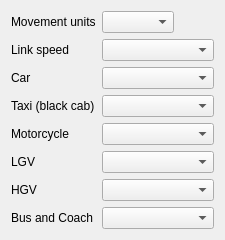
                    <widget class="QWidget" name="page_veh_eft">
                     <layout class="QFormLayout" name="formLayout_2">
                      <item row="0" column="0">
                       <widget class="QLabel" name="label_fcb_rd_v_eft_units">
                        <property name="text">
                         <string>Movement units</string>
                        </property>
                       </widget>
                      </item>
                      <item row="0" column="1">
                       <layout class="QHBoxLayout" name="horizontalLayout_2">
                        <item>
                         <widget class="QComboBox" name="fcb_rd_v_eft_units"/>
                        </item>
                        <item>
                         <spacer name="horizontalSpacer_3">
                          <property name="orientation">
                           <enum>Qt::Horizontal</enum>
                          </property>
                          <property name="sizeHint" stdset="0">
                           <size>
                            <width>40</width>
                            <height>20</height>
                           </size>
                          </property>
                         </spacer>
                        </item>
                       </layout>
                      </item>
                      <item row="1" column="0">
                       <widget class="QLabel" name="label_rd_v_eft_link_speed">
                        <property name="text">
                         <string>Link speed</string>
                        </property>
                       </widget>
                      </item>
                      <item row="1" column="1">
                       <widget class="QgsFieldComboBox" name="fcb_rd_v_eft_link_speed"/>
                      </item>
                      <item row="2" column="0">
                       <widget class="QLabel" name="label_rd_v_eft_n_car">
                        <property name="text">
                         <string>Car</string>
                        </property>
                       </widget>
                      </item>
                      <item row="2" column="1">
                       <widget class="QgsFieldComboBox" name="fcb_rd_v_eft_n_car"/>
                      </item>
                      <item row="3" column="0">
                       <widget class="QLabel" name="label_rd_v_eft_n_taxi">
                        <property name="text">
                         <string>Taxi (black cab)</string>
                        </property>
                       </widget>
                      </item>
                      <item row="3" column="1">
                       <widget class="QgsFieldComboBox" name="fcb_rd_v_eft_n_taxi"/>
                      </item>
                      <item row="4" column="0">
                       <widget class="QLabel" name="label_rd_v_eft_n_motor">
                        <property name="text">
                         <string>Motorcycle</string>
                        </property>
                       </widget>
                      </item>
                      <item row="4" column="1">
                       <widget class="QgsFieldComboBox" name="fcb_rd_v_eft_n_motor"/>
                      </item>
                      <item row="5" column="0">
                       <widget class="QLabel" name="label_rd_v_eft_n_lgv">
                        <property name="text">
                         <string>LGV</string>
                        </property>
                       </widget>
                      </item>
                      <item row="5" column="1">
                       <widget class="QgsFieldComboBox" name="fcb_rd_v_eft_n_lgv"/>
                      </item>
                      <item row="6" column="0">
                       <widget class="QLabel" name="label_rd_v_eft_n_hgv">
                        <property name="text">
                         <string>HGV</string>
                        </property>
                       </widget>
                      </item>
                      <item row="6" column="1">
                       <widget class="QgsFieldComboBox" name="fcb_rd_v_eft_n_hgv"/>
                      </item>
                      <item row="7" column="0">
                       <widget class="QLabel" name="label_rd_v_eft_n_bus">
                        <property name="text">
                         <string>Bus and Coach</string>
                        </property>
                       </widget>
                      </item>
                      <item row="7" column="1">
                       <widget class="QgsFieldComboBox" name="fcb_rd_v_eft_n_bus"/>
                      </item>
                     </layout>
                    </widget>
